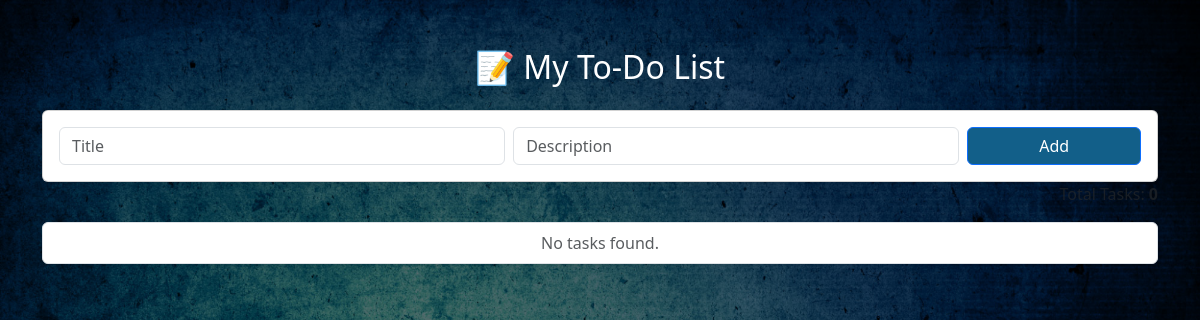
Before: / with the older database file.
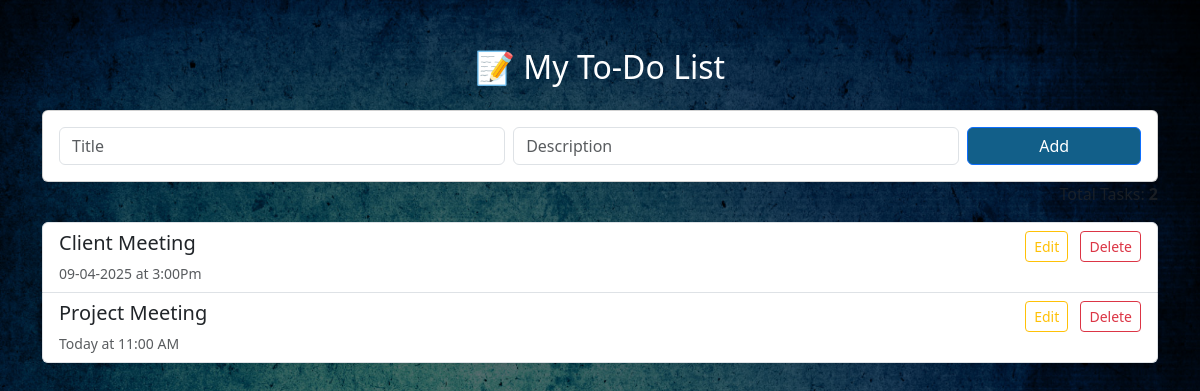
After: the same page with the newer database file.
### home/models.py (models this page shows)
class TODO(models.Model):
    title = models.CharField(max_length=50)
    des = models.TextField(blank=True,null=True)

### home/views.py (the view, shortened to what this page needs)
# urls.py: path('',HomeView.as_view(),name='home'),
class HomeView(View):
    def get(self,request):
        form = TODoForm(request.POST or None)
        edit_id = request.GET.get("edit_id")
        edit_task = None
        if edit_id:
            edit_task = TODO.objects.filter(id=edit_id).last()
        data = {
            "todo":TODO.objects.order_by('-id'),
            "all_todo":TODO.objects.count(),
            "form":form,
            "edit_task": edit_task
        }
        return render(request,'home.html',context=data)

### home/form.py
class TODoForm(forms.ModelForm):
    class Meta:
        model = TODO
        fields = "__all__"

### templates/home.html (shortened to what this page needs)
{% load static %}
<!DOCTYPE html>
<html lang="en">
<head>
  <link href="https://cdn.jsdelivr.net/npm/bootstrap@5.3.3/dist/css/bootstrap.min.css" rel="stylesheet">
</head>
<body style="background-image: url('/static/image3.jpg'); background-size: cover; background-repeat: no-repeat; background-position: center; height: 100vh;">
<div class="container py-5">
  <h2 class="text-center mb-4 text-white">📝 My To-Do List</h2>
  <div class="card  shadow-sm">
    <div class="card-body">
      <form method="POST">
            <div class="row g-2">
                <div class="col-md-5">
                    <input type="text" name="title" id="title" class="form-control" placeholder="Title"
                        value="{{ edit_task.title|default_if_none:'' }}">
                </div>
                <div class="col-md-5">
                    <input type="text" name="des" id="des" class="form-control" placeholder="Description"
                        value="{{ edit_task.des|default_if_none:'' }}">
                </div>
                <div class="col-md-2">
                    <button type="submit" class="btn btn-primary w-100" style="background-color: #125F89;">
                        {% if edit_task %} Update {% else %} Add {% endif %}
                    </button>
                </div>
            </div>
      </form>
    </div>
  </div>
  <div class="mb-3 text-end text-muted">
    Total Tasks: <strong>{{ all_todo }}</strong>
  </div>
  <ul class="list-group shadow-sm">
    {% for task in todo %}
    <li class="list-group-item d-flex justify-content-between align-items-start">
      <div>
        <h5>{{ task.title }}</h5>
        {% if task.des %}
        <p class="mb-0 small text-muted">{{ task.des }}</p>
        {% endif %}
      </div>
      <div>
        <a href="?edit_id={{ task.id }}" class="btn btn-sm btn-outline-warning me-2">Edit</a>
        <a onclick="deleteData('{{ task.id }}')"  class="btn btn-sm btn-outline-danger">Delete</a>
      </div>
    </li>
    {% empty %}
    <li class="list-group-item text-center text-muted">No tasks found.</li>
    {% endfor %}
  </ul>
</div>
</body>
</html>

### templates/home.html (style rules this page uses)
form input { width: 30px; }
body::before { content: ""; position: absolute; top: 0; left: 0; width: 100%; height: 100%; background-color: rgba(0, 0, 0, 0.5); z-index: 0; }
.container { position: relative; z-index: 1; }

Changed rows visible on the page:
added TODO: title "Client Meeting", des "09-04-2025 at 3:00Pm"
added TODO: title "Project Meeting", des "Today at 11:00 AM"
Other visible differences:
{{ all_todo }}: "0" → "2"
text no longer shown: "No tasks found."
